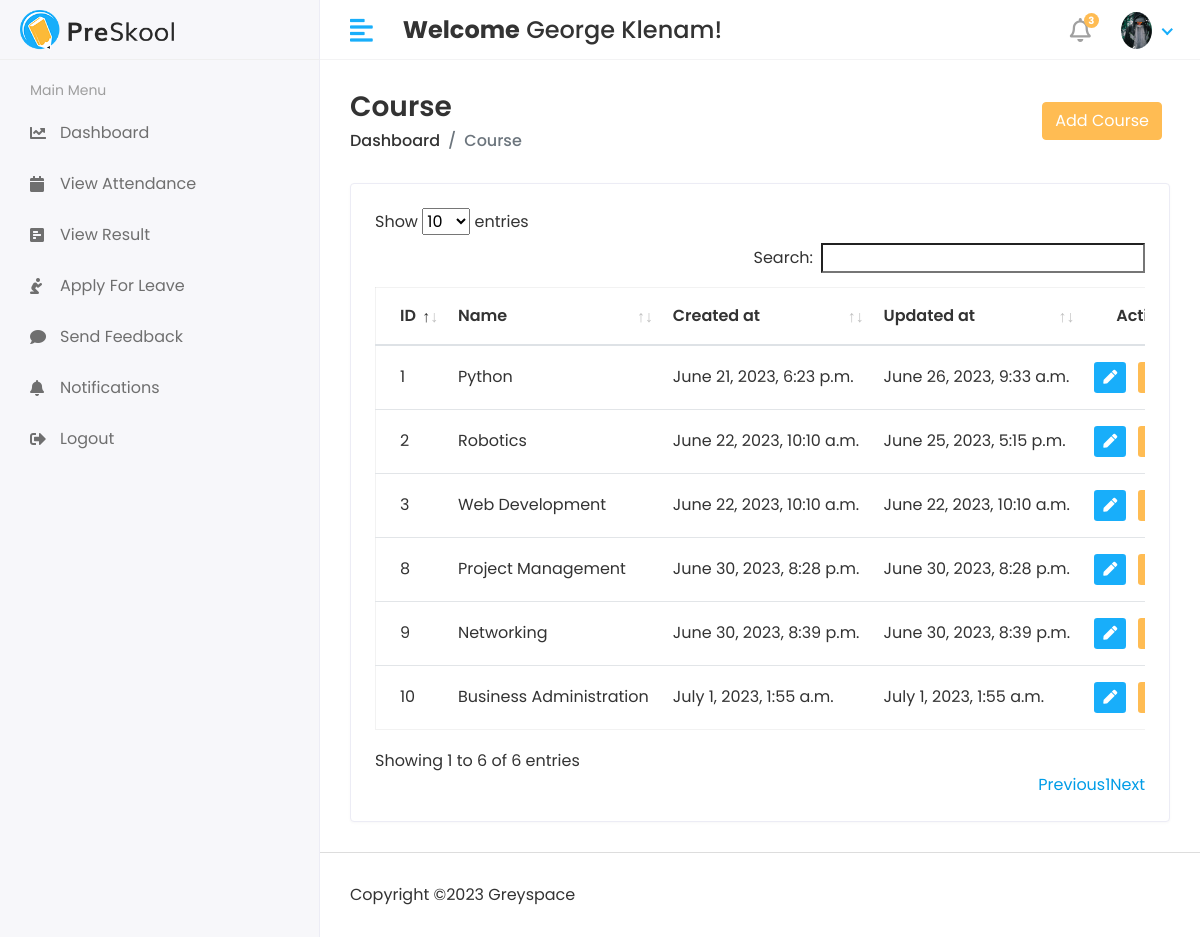
The app's page /hod/course/view (signed in) with its own data.
### core/models.py (models this page shows, shortened)
class CustomUser(AbstractUser):
    USER = (
        (1,'HOD'),
        (2,'STAFF'),
        (3,'STUDENT'),
    )
    user_type = models.CharField(choices=USER,max_length=50,default=1)
    profile_pic = models.ImageField(upload_to='media/profile_pic')

class Course(models.Model):
    name = models.CharField(max_length=100)
    created_at = models.DateTimeField(auto_now_add=True)
    updated_at = models.DateTimeField(auto_now=True)

### schoolms/hod_views.py (the view)
# urls.py: path('hod/course/view', hod_views.VIEW_COURSE, name='view_course'),
@login_required(login_url='/')
def VIEW_COURSE(request):
    course = Course.objects.all()
    context = {
        'course':course,
    }
    return render(request, 'hod/view_course.html', context)

### templates/hod/view_course.html (shortened to what this page needs)
{% extends 'base.html' %}
{% block content %}
<div class="content container-fluid">
   <div class="page-header">
      <div class="row align-items-center">
         <div class="col">
            <h3 class="page-title">Course</h3>
            <ul class="breadcrumb">
               <li class="breadcrumb-item"><a href="index.html">Dashboard</a></li>
               <li class="breadcrumb-item active">Course</li>
            </ul>
         </div>
         <div class="col-auto text-right float-right ml-auto">
            <a href="{% url 'add_course' %}" class="btn btn-primary mr-2">Add Course</a>
         </div>
      </div>
   </div>
   <div class="row">
      <div class="col-sm-12">
         <div class="card card-table">
            <div class="card-body">
               <div class="table-responsive">
                  <table id="table_id" class="table table-hover table-center mb-0">
                     <thead>
                        <tr>
                           <th>ID</th>
                           <th>Name</th>
                           <th>Created at</th>
                           <th>Updated at</th>
                           <th class="text-right">Action</th>
                        </tr>
                     </thead>
                     <tbody>
                        {% for i in course %}
                        <tr>
                           <td>{{i.id}}</td>
                           <td>{{i.name}}</td>
                           <td>{{i.created_at}}</td>
                           <td>{{i.updated_at}}</td>
                           <td class="text-right">
                              <div class="actions">
                                 <a href="{% url 'edit_course' i.id %}" class="btn btn-sm bg-success-light mr-2">
                                    <i class="fas fa-pen"></i>
                                 </a>
                                 <a href="{% url 'delete_course' i.id %}" class="btn btn-sm bg-danger-light">
                                 </a>
                              </div>
                           </td>
                        </tr>
                        {% endfor %}
                     </tbody>
                  </table>
               </div>
            </div>
         </div>
      </div>
   </div>
</div>
{% endblock %}

### templates/base.html (shortened to what this page needs)
<!DOCTYPE html>
<html lang="en">
{% load static %}
<head>
    <link rel="stylesheet" href="{% static 'assets/plugins/bootstrap/css/bootstrap.min.css' %}">
    <link rel="stylesheet" href="{% static 'assets/plugins/fontawesome/css/fontawesome.min.css' %}">
    <link rel="stylesheet" href="{% static 'assets/plugins/fontawesome/css/all.min.css' %}">
    <link rel="stylesheet" href="{% static 'assets/css/style.css' %}">
    <link rel="stylesheet" href="{% static 'assets/plugins/datatables/datatables.min.css' %}">
</head>
<body>
    <div class="main-wrapper">
        {% include 'includes/header.html' %}
        {% include 'includes/sidebar.html' %}
        <div class="page-wrapper">
            {% block content %}
            {% endblock %}
            {% include 'includes/footer.html' %}
        </div>
    </div>
</body>
</html>

### templates/includes/header.html (shortened to what this page needs)
{% load static %}
<div class="header">
   <div class="header-left">
      <a href="index.html" class="logo">
         <img src="{% static 'assets/img/logo.png' %}" alt="Logo">
      </a>
   </div>
   <a href="javascript:void(0);" id="toggle_btn">
      <i class="fas fa-align-left"></i>
   </a>
   <div class="top-nav-search mt-3">
      <h4><strong>Welcome</strong>&nbsp;<span>{{user.first_name}} {{user.last_name}}</span>!</h4>
   </div>
   <ul class="nav user-menu">
      <li class="nav-item dropdown noti-dropdown">
         <a href="#" class="dropdown-toggle nav-link" data-toggle="dropdown">
            <i class="far fa-bell"></i> <span class="badge badge-pill">3</span>
         </a>
      </li>
      <li class="nav-item dropdown has-arrow">
         <a href="#" class="dropdown-toggle nav-link" data-toggle="dropdown">
            {% if user.profile_pic == '' %}
            <span class="user-img"><img class="rounded-circle" src="{% static 'assets/img/noimg.png' %}" width="31"
                  alt="Ryan Taylor"></span>
            {% else %}
            <span class="user-img"><img class="rounded-circle" src="/{{user.profile_pic}}" width="31"
                  alt="Ryan Taylor"></span>
            {% endif %}
         </a>
      </li>
   </ul>
</div>

### templates/includes/sidebar.html (shortened to what this page needs)
{% load active_link_tags %}
<div class="sidebar" id="sidebar">
   <div class="sidebar-inner slimscroll">
      <div id="sidebar-menu" class="sidebar-menu">
         {% if user.user_type == '1' %}
         <ul>
            <li class="menu-title">
               <span>Main Menu</span>
            </li>
            <li class="{% active_link 'hod_home' 'active' %}">
               <a href="{% url 'hod_home' %}"><i class="fa fa-chart-line"></i> <span>Dashboard</span></a>
            </li>
            <li class="submenu {% active_link 'add_student' 'active' %} {% active_link 'view_student' 'active' %}">
               <a href="#"><i class="fas fa-user-graduate"></i><span>Students</span><span class="menu-arrow"></span></a>
               <ul>
                  <li><a href="{% url 'add_student' %}">Add Student</a></li>
                  <li><a href="{% url 'view_student' %}">View Student</a></li>
               </ul>
            </li>
            <li class="submenu {% active_link 'add_staff' 'active' %} {% active_link 'view_staff' 'active' %}">
               <a href="#"><i class="fas fa-chalkboard-teacher"></i><span>Staff</span><span class="menu-arrow"></span></a>
               <ul>
                  <li><a href="{% url 'add_staff' %}">Add Staff</a></li>
                  <li><a href="{% url 'view_staff' %}">View Staff</a></li>
               </ul>
            </li>
            <li class="submenu {% active_link 'add_course' 'active' %} {% active_link 'view_course' 'active' %}">
               <a href="#"><i class="fas fa-graduation-cap"></i><span> Course</span><span class="menu-arrow"></span></a>
               <ul>
                  <li><a href="{% url 'add_course' %}">Add Course</a></li>
                  <li><a href="{% url 'view_course' %}">View Course</a></li>
               </ul>
            </li>
            <li class="submenu {% active_link 'add_subject' 'active' %} {% active_link 'view_subject' 'active' %}">
               <a href="#"><i class="fas fa-book-reader"></i><span>Subjects</span><span
                     class="menu-arrow"></span></a>
               <ul>
                  <li><a href="{% url 'add_subject' %}">Add Subject</a></li>
                  <li><a href="{% url 'view_subject' %}">View Subject</a></li>
               </ul>
            </li>
            <li class="submenu {% active_link 'add_session' 'active' %} {% active_link 'view_session' 'active' %}">
               <a href="#"><i class="fas fa-clock"></i> <span> Session</span> <span class="menu-arrow"></span></a>
               <ul>
                  <li><a href="{% url 'add_session' %}">Add Session</a></li>
                  <li><a href="{% url 'view_session' %}">View Session</a></li>
               </ul>
            </li>
            <li class="{% active_link 'staff_send_note' 'active' %}">
               <a href="{% url 'staff_send_note' %}"><i class="fas fa-bell"></i><span>Send Staff Notification</span></a>
            </li>
            <li class="{% active_link 'student_send_notification' 'active' %}">
               <a href="{% url 'student_send_notification' %}"><i class="fas fa-bell"></i><span>Send Student Notification</span></a>
            </li>
            <li class="{% active_link 'view_attendance' 'active' %}">
               <a href="{% url 'view_attendance' %}"><i class="fas fa-calendar"></i> <span>View Attendance</span></a>
            </li>
            <li class="{% active_link 'staff_feedback_reply' 'active' %}">
               <a href="{% url 'staff_feedback_reply' %}"><i class="fas fa-comments"></i><span>Staff Feedback</span></a>
            </li>
            <li class="{% active_link 'student_feedback_reply' 'active' %}">
               <a href="{% url 'student_feedback_reply' %}"><i class="fas fa-comments"></i><span>Student Feedback</span></a>
            </li>
            <li class="{% active_link 'staff_leave_view' 'active' %}">
               <a href="{% url 'staff_leave_view' %}"><i class="fas fa-envelope"></i><span>Staff Leave</span></a>
            </li>
            <li class="{% active_link 'student_leave_view' 'active' %}">
               <a href="{% url 'student_leave_view' %}"><i class="fas fa-envelope"></i><span>Student Leave</span></a>
            </li>
            <li>
               <a href="{% url 'logout' %}"><i class="fas fa-sign-out-alt"></i><span>Logout</span></a>
            </li>
         </ul>
         {% else %}
         <ul>
            <li class="menu-title">
               <span>Main Menu</span>
            </li>
            <li class="{% active_link 'student_home' 'active' %}">
               <a href="{% url 'student_home' %}"><i class="fa fa-chart-line"></i><span>Dashboard</span></a>
            </li>
            <li class="{% active_link 'student_view_attendance' 'active' %}">
               <a href="{% url 'student_view_attendance' %}"><i class="fa fa-calendar"></i><span>View Attendance</span></a>
            </li>
            <li class="{% active_link 'student_view_result' 'active' %}">
               <a href="{% url 'student_view_result' %}"><i class="fas fa-poll-h"></i><span>View Result</span></a>
            </li>
            <li class="{% active_link 'student_leave_apply' 'active' %}">
               <a href="{% url 'student_leave_apply' %}"><i class="fa fa-pray"></i><span>Apply For Leave</span></a>
            </li>
            <li class="{% active_link 'student_feedback' 'active' %}">
               <a href="{% url 'student_feedback' %}"><i class="fas fa-comment"></i><span>Send Feedback</span></a>
            </li>
            <li class="{% active_link 'notifications' 'active' %}">
               <a href="{% url 'notifications' %}"><i class="fas fa-bell"></i><span>Notifications</span></a>
            </li>
            <li>
               <a href="{% url 'logout' %}"><i class="fas fa-sign-out-alt"></i><span>Logout</span></a>
            </li>
         </ul>
         {% endif %}
      </div>
   </div>
</div>

### templates/includes/footer.html
{% load static %}
<footer>
    <p>Copyright ©2023 Greyspace</p>
</footer>

### records on screen
CustomUser: first_name "George", last_name "Klenam", profile_pic (picture)
Course: id "1", name "Python", created_at "June 21, 2023, 6:23 p.m.", updated_at "June 26, 2023, 9:33 a.m."
Course: id "2", name "Robotics", created_at "June 22, 2023, 10:10 a.m.", updated_at "June 25, 2023, 5:15 p.m."
Course: id "3", name "Web Development", created_at "June 22, 2023, 10:10 a.m.", updated_at "June 22, 2023, 10:10 a.m."
Course: id "8", name "Project Management", created_at "June 30, 2023, 8:28 p.m.", updated_at "June 30, 2023, 8:28 p.m."
Course: id "9", name "Networking", created_at "June 30, 2023, 8:39 p.m.", updated_at "June 30, 2023, 8:39 p.m."
Course: id "10", name "Business Administration", created_at "July 1, 2023, 1:55 a.m.", updated_at "July 1, 2023, 1:55 a.m."
